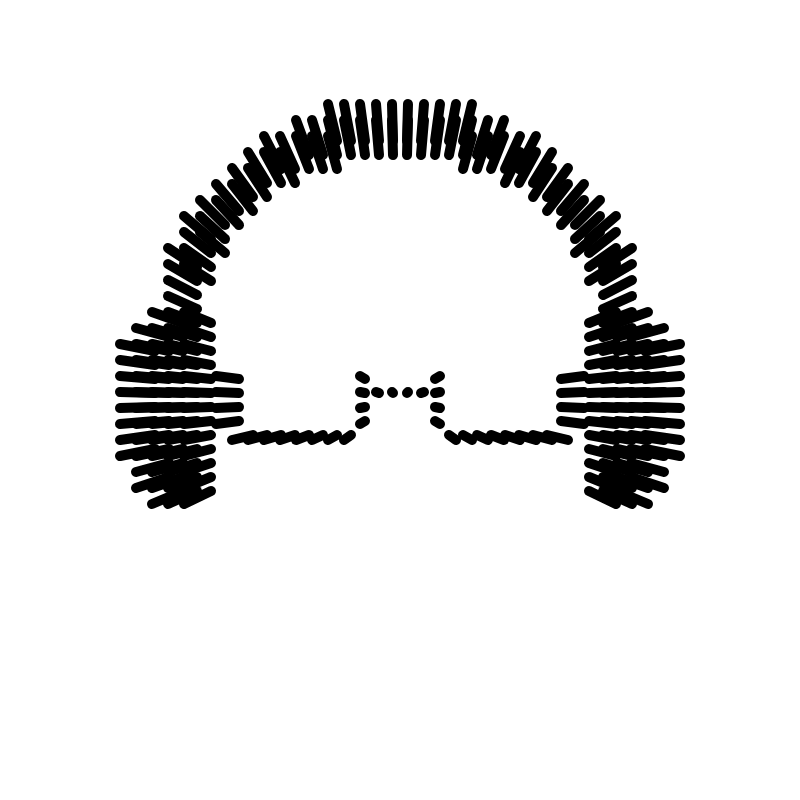
Frame 1 (no input)
Frame 60 (no input): identical to frame 1, image omitted
Frame 120 (the mouse pressed at the canvas centre since frame 60): identical to frame 1, image omitted

The p5.js sketch that drew this single still picture (run headless with seeded random() and noise() and a simulated clock; from frame 60 on, the mouse is pressed at the canvas centre):

// p5.js sketch
// ── sketch.js
// dima_
// Dima Konev
// 

//resolution
var resX = 16;
var resY = 16;

//the two fields
var arr = [];

//dimensions of the field
var a;
var b;

function setup() {
    createCanvas(800, 800);
    //get dimensions
    a = parseInt(width/resX);
    b = parseInt(height/resY);

    //create two empty fields
    for(var i = 0; i < a; i++) {
        arr[i] = [];
        for(var j = 0; j < b; j++) {
            arr[i][j] = false;
        }
    }

    arr[7][21] = true;
    arr[7][22] = true;
    arr[7][23] = true;
    arr[7][24] = true;
    arr[7][25] = true;
    arr[7][26] = true;
    arr[7][27] = true;
    arr[7][28] = true;
    arr[8][20] = true;
    arr[8][21] = true;
    arr[8][22] = true;
    arr[8][23] = true;
    arr[8][24] = true;
    arr[8][25] = true;
    arr[8][26] = true;
    arr[8][27] = true;
    arr[8][28] = true;
    arr[8][29] = true;
    arr[8][30] = true;
    arr[9][19] = true;
    arr[9][20] = true;
    arr[9][21] = true;
    arr[9][22] = true;
    arr[9][23] = true;
    arr[9][24] = true;
    arr[9][25] = true;
    arr[9][26] = true;
    arr[9][27] = true;
    arr[9][28] = true;
    arr[9][29] = true;
    arr[9][30] = true;
    arr[9][31] = true;
    arr[10][15] = true;
    arr[10][16] = true;
    arr[10][17] = true;
    arr[10][18] = true;
    arr[10][19] = true;
    arr[10][20] = true;
    arr[10][21] = true;
    arr[10][22] = true;
    arr[10][23] = true;
    arr[10][24] = true;
    arr[10][25] = true;
    arr[10][26] = true;
    arr[10][27] = true;
    arr[10][28] = true;
    arr[10][29] = true;
    arr[10][30] = true;
    arr[10][31] = true;
    arr[11][13] = true;
    arr[11][14] = true;
    arr[11][15] = true;
    arr[11][16] = true;
    arr[11][19] = true;
    arr[11][20] = true;
    arr[11][21] = true;
    arr[11][22] = true;
    arr[11][23] = true;
    arr[11][24] = true;
    arr[11][25] = true;
    arr[11][26] = true;
    arr[11][27] = true;
    arr[11][28] = true;
    arr[11][29] = true;
    arr[11][30] = true;
    arr[11][31] = true;
    arr[12][12] = true;
    arr[12][13] = true;
    arr[12][14] = true;
    arr[13][11] = true;
    arr[13][12] = true;
    arr[13][23] = true;
    arr[13][24] = true;
    arr[13][25] = true;
    arr[13][26] = true;
    arr[14][10] = true;
    arr[14][11] = true;
    arr[14][27] = true;
    arr[15][9] = true;
    arr[15][10] = true;
    arr[15][27] = true;
    arr[16][8] = true;
    arr[16][9] = true;
    arr[16][27] = true;
    arr[17][8] = true;
    arr[17][9] = true;
    arr[17][27] = true;
    arr[18][7] = true;
    arr[18][8] = true;
    arr[18][27] = true;
    arr[19][7] = true;
    arr[19][8] = true;
    arr[19][27] = true;
    arr[20][6] = true;
    arr[20][7] = true;
    arr[20][8] = true;
    arr[20][27] = true;
    arr[21][6] = true;
    arr[21][7] = true;
    arr[21][27] = true;
    arr[22][6] = true;
    arr[22][7] = true;
    arr[22][23] = true;
    arr[22][24] = true;
    arr[22][25] = true;
    arr[22][26] = true;
    arr[23][6] = true;
    arr[23][7] = true;
    arr[23][24] = true;
    arr[24][6] = true;
    arr[24][7] = true;
    arr[24][24] = true;
    arr[25][6] = true;
    arr[25][7] = true;
    arr[25][24] = true;
    arr[26][6] = true;
    arr[26][7] = true;
    arr[26][24] = true;
    arr[27][6] = true;
    arr[27][7] = true;
    arr[27][23] = true;
    arr[27][24] = true;
    arr[27][25] = true;
    arr[27][26] = true;
    arr[28][6] = true;
    arr[28][7] = true;
    arr[28][27] = true;
    arr[29][6] = true;
    arr[29][7] = true;
    arr[29][8] = true;
    arr[29][27] = true;
    arr[30][7] = true;
    arr[30][8] = true;
    arr[30][27] = true;
    arr[31][7] = true;
    arr[31][8] = true;
    arr[31][27] = true;
    arr[32][8] = true;
    arr[32][9] = true;
    arr[32][27] = true;
    arr[33][8] = true;
    arr[33][9] = true;
    arr[33][27] = true;
    arr[34][9] = true;
    arr[34][10] = true;
    arr[34][27] = true;
    arr[35][10] = true;
    arr[35][11] = true;
    arr[35][27] = true;
    arr[36][11] = true;
    arr[36][12] = true;
    arr[36][23] = true;
    arr[36][24] = true;
    arr[36][25] = true;
    arr[36][26] = true;
    arr[37][12] = true;
    arr[37][13] = true;
    arr[37][14] = true;
    arr[38][13] = true;
    arr[38][14] = true;
    arr[38][15] = true;
    arr[38][16] = true;
    arr[38][19] = true;
    arr[38][20] = true;
    arr[38][21] = true;
    arr[38][22] = true;
    arr[38][23] = true;
    arr[38][24] = true;
    arr[38][25] = true;
    arr[38][26] = true;
    arr[38][27] = true;
    arr[38][28] = true;
    arr[38][29] = true;
    arr[38][30] = true;
    arr[38][31] = true;
    arr[39][15] = true;
    arr[39][16] = true;
    arr[39][17] = true;
    arr[39][18] = true;
    arr[39][19] = true;
    arr[39][20] = true;
    arr[39][21] = true;
    arr[39][22] = true;
    arr[39][23] = true;
    arr[39][24] = true;
    arr[39][25] = true;
    arr[39][26] = true;
    arr[39][27] = true;
    arr[39][28] = true;
    arr[39][29] = true;
    arr[39][30] = true;
    arr[39][31] = true;
    arr[40][19] = true;
    arr[40][20] = true;
    arr[40][21] = true;
    arr[40][22] = true;
    arr[40][23] = true;
    arr[40][24] = true;
    arr[40][25] = true;
    arr[40][26] = true;
    arr[40][27] = true;
    arr[40][28] = true;
    arr[40][29] = true;
    arr[40][30] = true;
    arr[40][31] = true;
    arr[41][20] = true;
    arr[41][21] = true;
    arr[41][22] = true;
    arr[41][23] = true;
    arr[41][24] = true;
    arr[41][25] = true;
    arr[41][26] = true;
    arr[41][27] = true;
    arr[41][28] = true;
    arr[41][29] = true;
    arr[41][30] = true;
    arr[42][21] = true;
    arr[42][22] = true;
    arr[42][23] = true;
    arr[42][24] = true;
    arr[42][25] = true;
    arr[42][26] = true;
    arr[42][27] = true;
    arr[42][28] = true;


}

function isPaintedRange(x, y, w, h) {
    var x1 = Math.max(parseInt(x/resX), 0);
    var x2 = Math.min(parseInt((x+w)/resX), a);
    var y1 = Math.max(parseInt(y/resY), 0);
    var y2 = Math.min(parseInt((y+h)/resY), b);

    for(var i = x1; i < x2; i++) {
        for(var j = y1; j < y2; j++) {
            if (arr[i][j] == true) {
                return true;
            }
        }
    }
    return false;
}

function draw() {
    background(255, 255, 255);
    var limit = 100;
    translate(width/2, height/2);
    strokeWeight(10);
    for (var i = -limit/2; i < limit/2; i++) {
        for (var j = -limit/2; j < limit/2; j++) {
                if(isPaintedRange(width/limit * i + width/2, height/limit * j + height/2, 10, 10)) {
                    translate(width/limit * i, height/limit * j);
                    line(0, 0, -i, -j);
                    translate(width/limit * -i, height/limit * -j);
                    }
        }
    }
}
